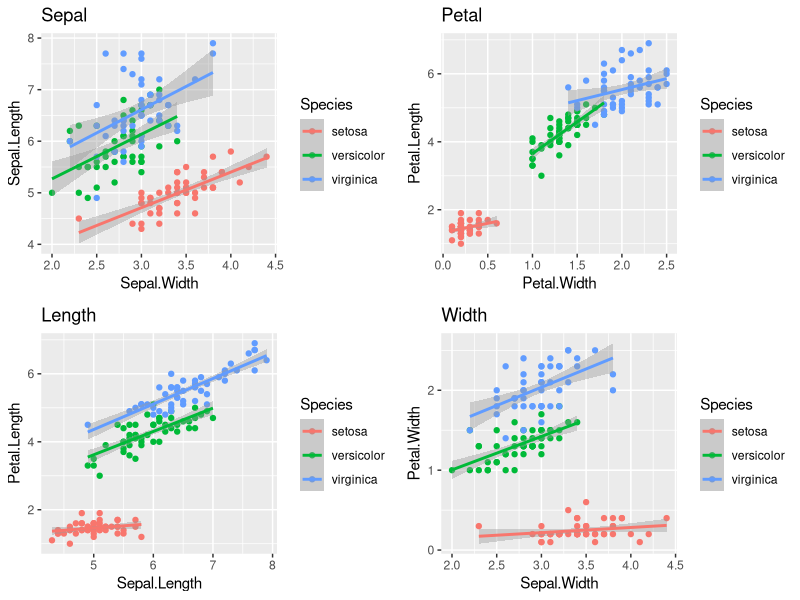
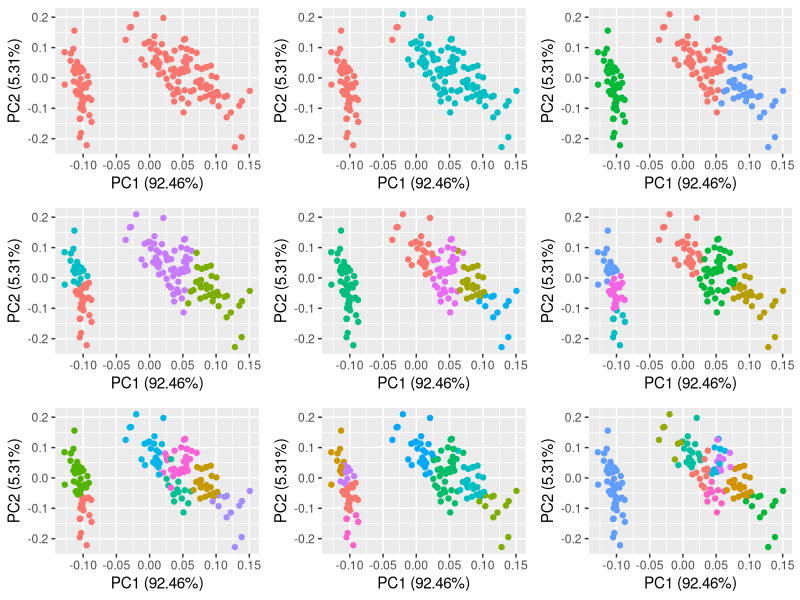
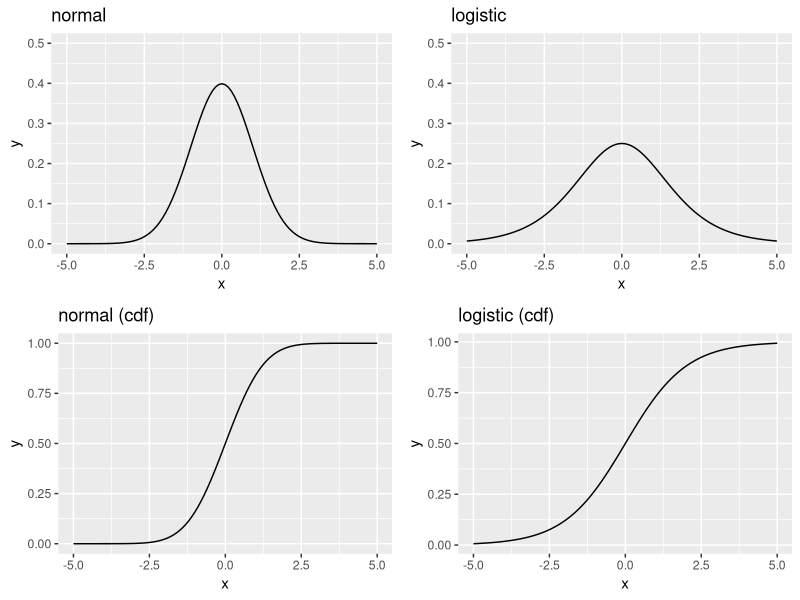

Write the R code that produced these figures, in order.
require(ggplot2)
require(ggfortify)
require(purrr)

d <- iris

p1 <- ggplot(d, aes(Sepal.Width, Sepal.Length, color=Species)) + labs(title = "Sepal")
p2 <- ggplot(d, aes(Petal.Width, Petal.Length, color=Species)) + labs(title = "Petal")
p3 <- ggplot(d, aes(Sepal.Length, Petal.Length, color=Species)) + labs(title = "Length")
p4 <- ggplot(d, aes(Sepal.Width, Petal.Width, color=Species)) + labs(title = "Width")

p <- new('ggmultiplot', plots = list(p1, p2, p3, p4), ncol = 2)
p[1:4] <- p[1:4] + geom_point() + stat_smooth(method = 'lm')
p

# cluster number 1 to 9
kclusts <- purrr::map(1:9, ~ kmeans(d[-5], .))
autoplot(kclusts, data = d[-5], ncol = 3) + theme(legend.position = "none")

# Curve (Cummulative Distribution Function)
df <- data.frame(x = c(-5, 5))
p5 <- ggplot(df, aes(x)) + stat_function(fun = dnorm) + labs(title = "normal") + ylim(0, 0.5)
p6 <- ggplot(df, aes(x)) + stat_function(fun = dlogis) + labs(title = "logistic") + ylim(0, 0.5)
p7 <- ggplot(df, aes(x)) + stat_function(fun = pnorm) + labs(title = "normal (cdf)")
p8 <- ggplot(df, aes(x)) + stat_function(fun = plogis) + labs(title = "logistic (cdf)")

p <- new('ggmultiplot', plots = list(p5, p6, p7, p8), ncol=2)
p
